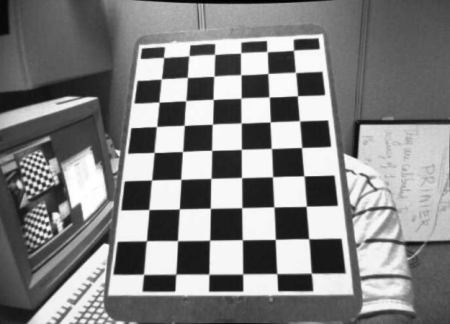
//> input picture HW4/examples/example1.jpg, 450 x 324 px
$ ./calibration_birdeye examples/example1.jpg 3 3   (built with g++ and OpenCV 4)
//> lines starting //> are read from the running program, lines starting //| are printed output that depends on the picture; after the words box and inside, x2 and y2 are one past the last pixel; in counts of white or black regions, pixels touching at a corner belong together
#include <opencv2/opencv.hpp>
#include <iostream>
#include <string>
#include <vector>
#include <fstream>

using namespace cv;
using namespace std;

int main(int argc, char** argv) {
    // check command line arguments
    if (argc != 4) {
        cout << "Correct usage: " << argv[0] << " <image path> <chessboard width points> <chessboard height points>" << endl;
        return -1;
    }

    string imagePath = argv[1];
    // ../examples/example.jpg
    string imageName = imagePath.substr(imagePath.find_last_of("/") + 1);
    imageName = imageName.substr(0, imageName.find_last_of("."));

    // read input image
    Mat image = imread(imagePath);
//> image is the input picture: 324 rows x 450 cols, CV_8UC3; min 0, max 255, mean 130.5
    if (image.empty()) {
        cout << "Failed to read image: " << imagePath << endl;
        return -1;
    }

    // create result directory
    string resultDir = "../examples/" + imageName + "_results";
    // check and create directory
    system(("mkdir -p \"" + resultDir + "\"").c_str());

    // chessboard size, need to be set manually
    Size boardSize(atoi(argv[2]), atoi(argv[3])); // chessboard corner points

    // find chessboard corners
    vector<Point2f> corners;
    bool found = findChessboardCorners(image, boardSize, corners);
//> corners = 9 Points (x, y): [37.44, 184.7], [33.34, 187], [29.34, 189.3], [35.6, 180.5], [32.47, 181.3], [28.34, 184.1], [33.97, 176.6], [30.65, 177.9], [26.56, 180.7]; found = true

    if (!found) {
        cout << "Failed to find chessboard corners! Please check the number of width and height points." << endl;
        return -1;
    }

    // improve corner accuracy
    Mat grayImage;
    cvtColor(image, grayImage, COLOR_BGR2GRAY);
    cornerSubPix(grayImage, corners, Size(11, 11), Size(-1, -1),
                TermCriteria(TermCriteria::EPS + TermCriteria::COUNT, 30, 0.1));
//> corners = 9 Points (x, y): [39.72, 180.8], [39.72, 180.8], [39.7, 180.7], [39.39, 179.8], [39.4, 178.9], [39.16, 180.3], [37.48, 173.4], [37.35, 173.3], [37.52, 173.4]

    // draw corners
    Mat imageWithCorners = image.clone();
    drawChessboardCorners(imageWithCorners, boardSize, corners, found);
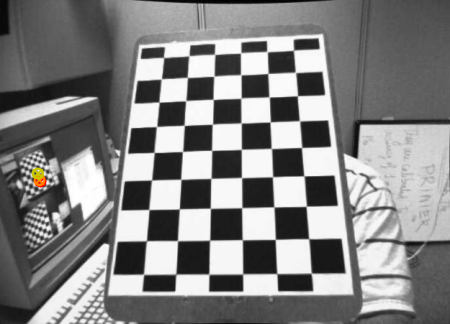
//> imageWithCorners: 324 rows x 450 cols, CV_8UC3; 0.17% of pixels changed, all inside (x1, y1, x2, y2) = (31, 167, 47, 188)
    namedWindow("detected corners", WINDOW_NORMAL);
    imshow("detected corners", imageWithCorners);
    imwrite("../examples/" + imageName + "_results/detected_corners.jpg", imageWithCorners);

    waitKey(0);

    // prepare camera calibration data
    vector<vector<Point2f>> imagePoints;
    imagePoints.push_back(corners);
//> imagePoints = 1 point lists

    vector<vector<Point3f>> objectPoints(1);
    for (int i = 0; i < boardSize.height; i++) {
        for (int j = 0; j < boardSize.width; j++) {
            objectPoints[0].push_back(Point3f(j, i, 0.0f));
        }
    }

    // calibrate camera
    Mat cameraMatrix = Mat::eye(3, 3, CV_64F);
    Mat distCoeffs = Mat::zeros(8, 1, CV_64F);
    vector<Mat> rvecs, tvecs;

    double rms = calibrateCamera(objectPoints, imagePoints, image.size(),
                                cameraMatrix, distCoeffs, rvecs, tvecs);
//> cameraMatrix = [[186.1, 0, 224.8], [0, 125.3, 168.1], [0, 0, 1]]; distCoeffs = [0.00218, 0.0107, -0.0675, -0.000298, 0.0193]; rms = 1.32

    // print camera parameters to terminal
    cout << "-----------------------------------------" << endl;
    cout << "\033[33mcamera calibration RMS error: \033[0m" << rms << endl;
//| [33mcamera calibration RMS error: [0m1.31892
    cout << "\033[33mcamera intrinsic matrix: \033[0m" << endl << cameraMatrix << endl;
//| [33mcamera intrinsic matrix: [0m
//| [186.0598555758321, 0, 224.827397766082;
//|  0, 125.2880805941005, 168.0564714537579;
//|  0, 0, 1]
    cout << "\033[33mdistortion coefficients: \033[0m" << endl << distCoeffs << endl;
//| [33mdistortion coefficients: [0m
//| [0.00218003086509765;
//|  0.01071222637957297;
//|  -0.06752492409583032;
//|  -0.0002975783734725524;
//|  0.01931329987564138]
    cout << "-----------------------------------------" << endl;

    // print camera parameters to file
    ofstream outFile("../examples/" + imageName + "_results/camera_params.txt");
    if (outFile.is_open()) {
        outFile << "camera calibration RMS error: " << rms << endl;
        outFile << "camera intrinsic matrix: " << endl << cameraMatrix << endl;
        outFile << "distortion coefficients: " << endl << distCoeffs << endl;
        outFile.close();
    }

    // correct image
    Mat undistortedImage;
    undistort(image, undistortedImage, cameraMatrix, distCoeffs);
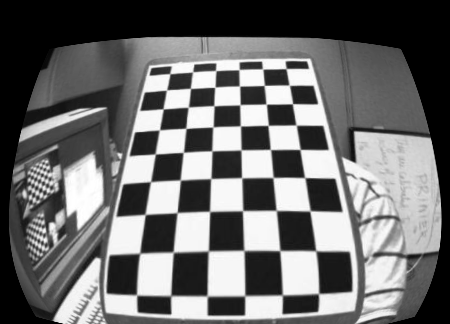
//> undistortedImage: 324 rows x 450 cols, CV_8UC3; min 0, max 255, mean 108.3

    namedWindow("undistorted image", WINDOW_NORMAL);
    imshow("undistorted image", undistortedImage);
    imwrite("../examples/" + imageName + "_results/undistorted_image.jpg", undistortedImage);

    waitKey(0);

    // bird's-eye view transformation

    // define the four corners of the chessboard in the original image
    Point2f srcQuad[4];
    // find the four corners of the chessboard
    srcQuad[0] = corners[0];                                   // top-left corner
//> srcQuad = 4 Points (x, y): [39.72, 180.8], [0, 0], [0, 0], [0, 0]
    srcQuad[1] = corners[boardSize.width-1];                   // top-right corner
//> srcQuad = 4 Points (x, y): [39.72, 180.8], [39.7, 180.7], [0, 0], [0, 0]
    srcQuad[2] = corners[boardSize.width*boardSize.height-1];  // bottom-right corner
//> srcQuad = 4 Points (x, y): [39.72, 180.8], [39.7, 180.7], [37.52, 173.4], [0, 0]
    srcQuad[3] = corners[boardSize.width*(boardSize.height-1)]; // bottom-left corner
//> srcQuad = 4 Points (x, y): [39.72, 180.8], [39.7, 180.7], [37.52, 173.4], [37.48, 173.4]

    // calculate the width and height of the chessboard in the original image (pixels)
    float widthChessboard = norm(srcQuad[1] - srcQuad[0]);
//> widthChessboard = 0.0623
    float heightChessboard = norm(srcQuad[3] - srcQuad[0]);
//> heightChessboard = 7.74

    // calculate the width and height of the chessboard in the original image (pixels)
    float realWidthChessboard = (boardSize.width - 1);  // number of width points of the chessboard
    float realHeightChessboard = (boardSize.height - 1); // number of height points of the chessboard

    // calculate the size of each square in the chessboard in the original image (pixels)
    float squareSize = 30.0; // size of each square in the chessboard in the original image (pixels)

    // calculate the size of the chessboard in the target image (pixels)
    float dstWidth = squareSize * realWidthChessboard;
    float dstHeight = squareSize * realHeightChessboard;

    // calculate the width and height of the original image (pixels)
    float srcWidth = image.cols;
//> srcWidth = 450
    float srcHeight = image.rows;
//> srcHeight = 324

    // calculate the size of the birds-eye view (pixels)
    float scaleFactor = 1.5; // scale factor, ensure the birds-eye view is large enough
    float birdsEyeWidth = srcWidth * scaleFactor;
//> birdsEyeWidth = 675
    float birdsEyeHeight = srcHeight * scaleFactor;
//> birdsEyeHeight = 486

    // define the position of the chessboard in the birds-eye view (centered)
    Point2f dstQuad[4];
    float offsetX = (birdsEyeWidth - dstWidth) / 2;
//> offsetX = 307.5
    float offsetY = (birdsEyeHeight - dstHeight) / 2;
//> offsetY = 213
    dstQuad[0] = Point2f(offsetX, offsetY);                   // top-left corner
    dstQuad[1] = Point2f(offsetX + dstWidth, offsetY);        // top-right corner
    dstQuad[2] = Point2f(offsetX + dstWidth, offsetY + dstHeight);  // bottom-right corner
    dstQuad[3] = Point2f(offsetX, offsetY + dstHeight);       // bottom-left corner

    // calculate the perspective transformation matrix
    Mat perspectiveMatrix = getPerspectiveTransform(srcQuad, dstQuad);
//> perspectiveMatrix = [[36.43, -11.82, 689.1], [9.96, -3.69, 270.7], [0.0365, -0.0136, 1]]

    // apply perspective transformation to create a birds-eye view
    Mat birdsEyeView;
    warpPerspective(image, birdsEyeView, perspectiveMatrix, Size(birdsEyeWidth, birdsEyeHeight));
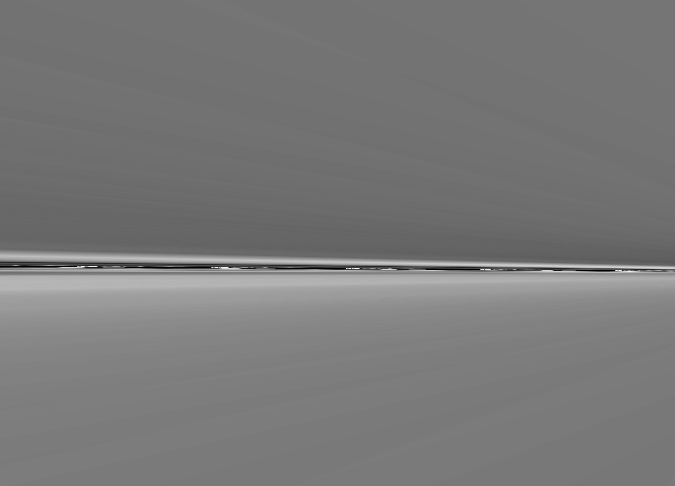
//> birdsEyeView: 486 rows x 675 cols, CV_8UC3; min 0, max 245, mean 120.7

    // show birds-eye view
    namedWindow("birds-eye view", WINDOW_NORMAL);
    imshow("birds-eye view", birdsEyeView);

    // save birds-eye view
    imwrite("../examples/" + imageName + "_results/birds_eye_view.jpg", birdsEyeView);
    cout << "Results saved to ../examples/" + imageName + "_results" << endl;

    waitKey(0);

    return 0;
}
